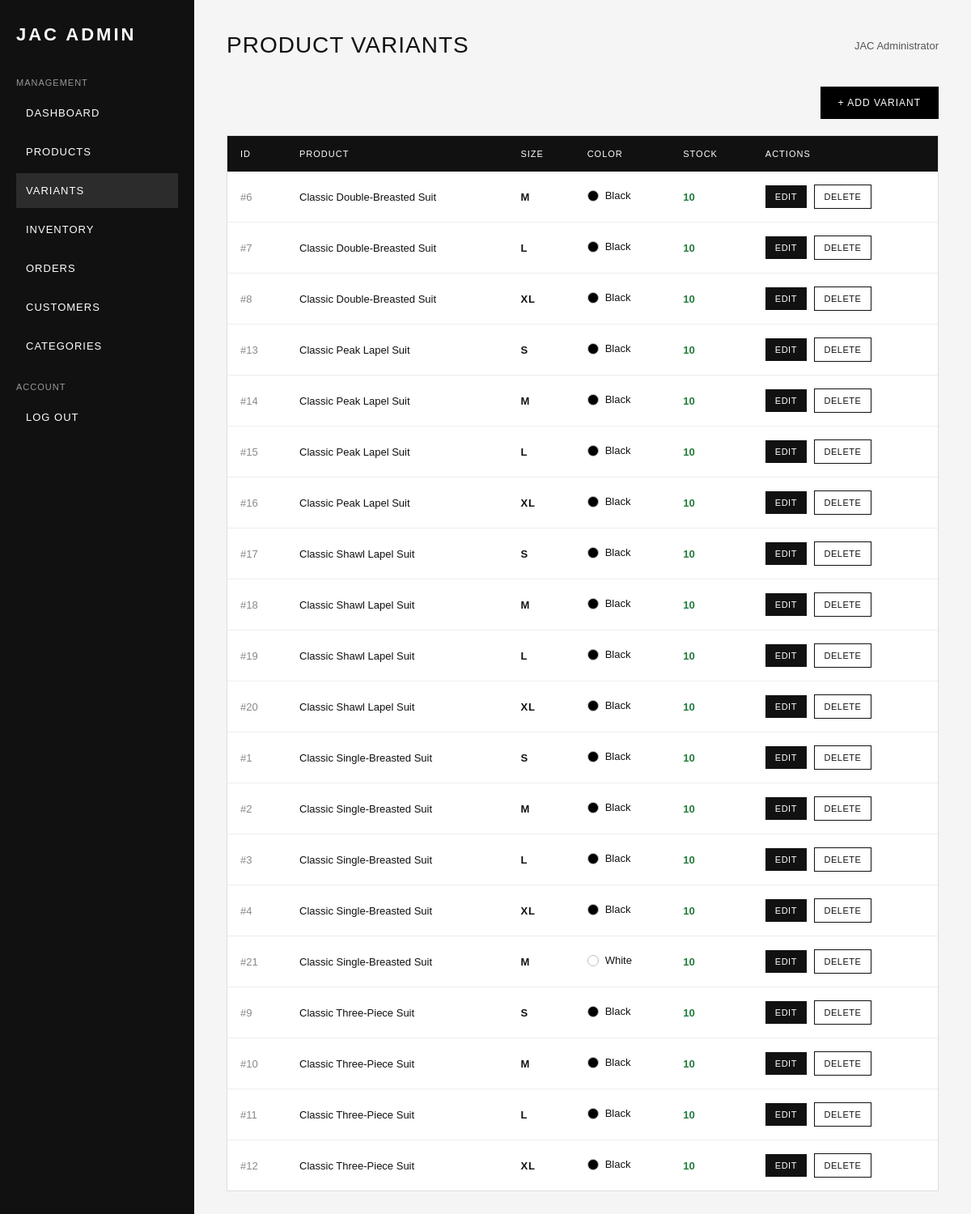
/admin/variants.php (signed in), run on an earlier commit of the app's database.
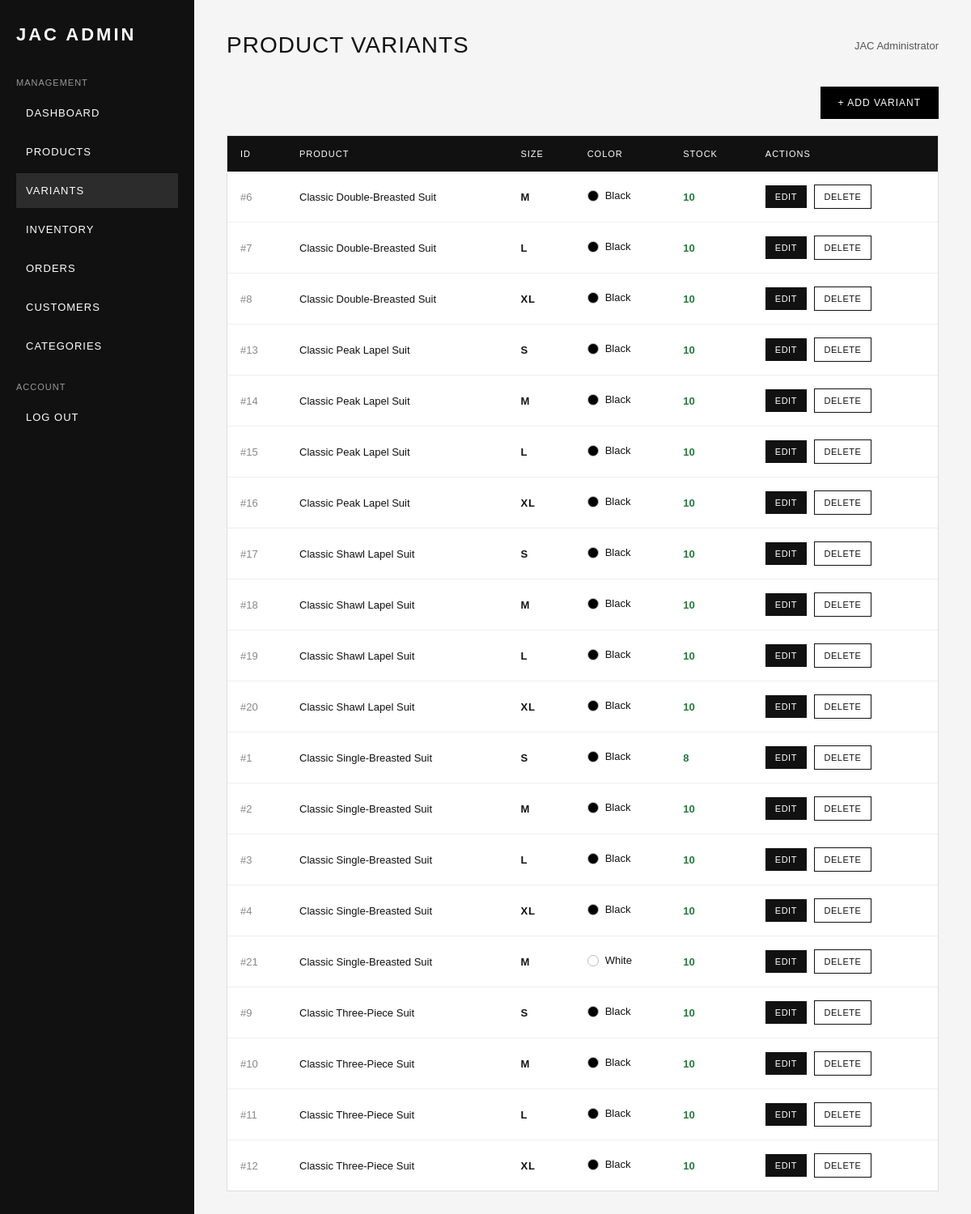
And on a later commit of the database.
### tables this page shows
CREATE TABLE `product_variants` (
  `id` int(11) NOT NULL AUTO_INCREMENT,
  `product_id` int(11) NOT NULL,
  `size` varchar(20) DEFAULT NULL,
  `color` varchar(50) DEFAULT NULL,
  `stock` int(11) NOT NULL DEFAULT 0,
  PRIMARY KEY (`id`),
  UNIQUE KEY `product_id` (`product_id`,`size`,`color`),
  CONSTRAINT `product_variants_ibfk_1` FOREIGN KEY (`product_id`) REFERENCES `products` (`id`) ON DELETE CASCADE ON UPDATE CASCADE
);

CREATE TABLE `products` (
  `id` int(11) NOT NULL AUTO_INCREMENT,
  `category_id` int(11) DEFAULT NULL,
  `name` varchar(255) NOT NULL,
  `description` text DEFAULT NULL,
  `price` decimal(10,2) NOT NULL,
  `image` varchar(255) DEFAULT NULL,
  `created_at` timestamp NOT NULL DEFAULT current_timestamp(),
  `stock` int(11) NOT NULL DEFAULT 10,
  PRIMARY KEY (`id`),
  KEY `category_id` (`category_id`),
  CONSTRAINT `products_ibfk_1` FOREIGN KEY (`category_id`) REFERENCES `categories` (`id`) ON DELETE SET NULL ON UPDATE CASCADE
);

### admin/variants.php (the view, shortened to what the changed rows need)
<?php
require_once "../php/db.php";
$sql = "
    SELECT
        product_variants.id,
        product_variants.product_id,
        product_variants.size,
        product_variants.color,
        product_variants.stock,
        products.name AS product_name
    FROM product_variants
    INNER JOIN products
        ON product_variants.product_id = products.id
    ORDER BY
        products.name ASC,
        product_variants.color ASC,
        product_variants.id ASC
";
$result = $conn->query($sql);
$variants = [];
if ($result) {
    $variants = $result->fetch_all(MYSQLI_ASSOC);
}
?>
<!DOCTYPE html>
<html lang="en">
<head>
</head>
<body>
<div class="admin-layout">
    <aside class="sidebar">
        <h1>JAC ADMIN</h1>
        <br>
    </aside>
    <main class="main">
        <div class="topbar">
            <h2>PRODUCT VARIANTS</h2>
        </div>
        <div class="table-container">
            <?php if (count($variants) > 0): ?>
                <table>
                    <thead>
                        <tr>
                            <th>ID</th>
                            <th>PRODUCT</th>
                            <th>SIZE</th>
                            <th>COLOR</th>
                            <th>STOCK</th>
                            <th>ACTIONS</th>
                        </tr>
                    </thead>
                    <tbody>
                        <?php foreach ($variants as $variant): ?>
                            <?php
                            $stock =
                                (int) $variant["stock"];
                            if ($stock <= 0) {
                                $stock_class = "out";
                            } elseif ($stock <= 5) {
                                $stock_class = "low";
                            } else {
                                $stock_class = "good";
                            }
                            $color =
                                strtolower(
                                    trim(
                                        $variant["color"]
                                    )
                                );
                            $color_class =
                                "color-" .
                                preg_replace(
                                    "/[^a-z0-9]/",
                                    "",
                                    $color
                                );
                            ?>
                            <tr>
                                <td class="variant-id">
                                    #<?php
                                    echo (int)
                                        $variant["id"];
                                    ?>
                                </td>
                                <td>
                                    <?php
                                    echo htmlspecialchars(
                                        $variant["product_name"]
                                    );
                                    ?>
                                </td>
                                <td class="size">
                                    <?php
                                    echo htmlspecialchars(
                                        $variant["size"]
                                    );
                                    ?>
                                </td>
                                <td>
                                    <span class="color">
                                        <span
                                            class="color-dot <?php
                                            echo htmlspecialchars(
                                                $color_class
                                            );
                                            ?>"
                                        ></span>
                                        <?php
                                        echo htmlspecialchars(
                                            $variant["color"]
                                        );
                                        ?>
                                    </span>
                                </td>
                                <td>
                                    <span
                                        class="stock <?php
                                        echo $stock_class;
                                        ?>"
                                    >
                                        <?php
                                        echo $stock;
                                        ?>
                                    </span>
                                </td>
                                <td>
                                    <a
                                        href="edit_variant.php?id=<?php echo (int) $variant["id"]; ?>"
                                        class="edit-button"
                                    >
                                        EDIT
                                    </a>
                                    <a
                                        href="delete_variant.php?id=<?php echo (int) $variant["id"]; ?>"
                                        class="delete-button"
                                        onclick="return confirm('Are you sure you want to delete this variant?');"
                                    >
                                        DELETE
                                    </a>
                                </td>
                            </tr>
                        <?php endforeach; ?>
                    </tbody>
                </table>
            <?php else: ?>
                <div class="empty">
                    No product variants found.
                </div>
            <?php endif; ?>
        </div>
    </main>
</div>
</body>
</html>

What changed in the data, as far as the page shows it:
changed product_variants id 1: stock "10" → "8"
